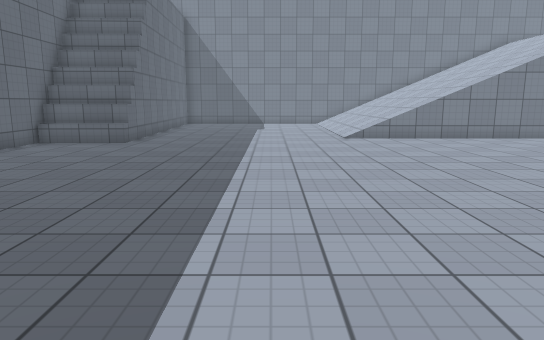
View 1 (above)

16 first-person views from a walk through a scene from a Unity 3-D project. The camera is 1.4 m above the floor, tilts 10° down and sees 70° across. The floor is counted in squares, 1 m on a side. Each view is taken from the middle of a square. On the plan, view 1 faces up. The plan holds only what a view shows up to about 16 squares ahead; the rest is blank. The player is left out. Surface patterns are stand-ins for the level's own textures.

View 2
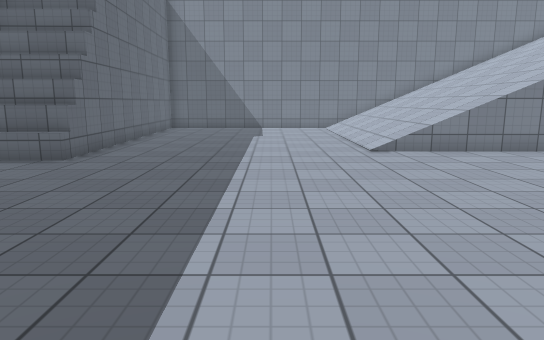

View 3
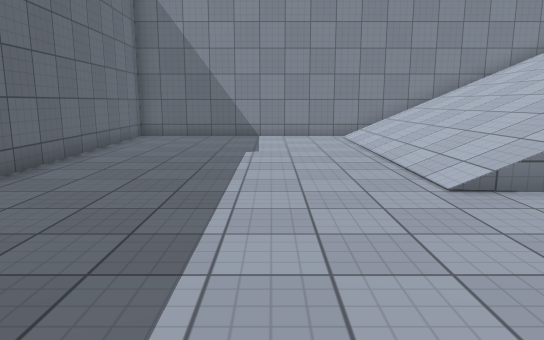

View 4
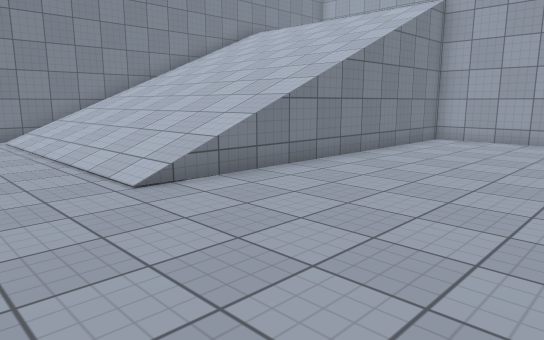

View 5
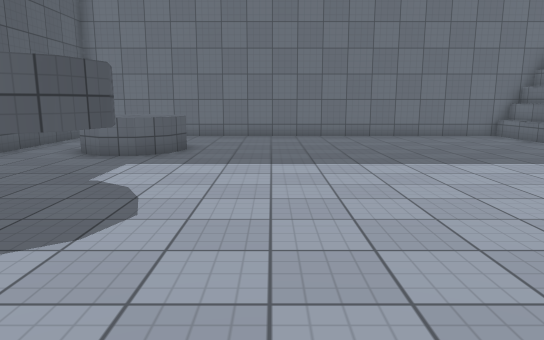

View 6
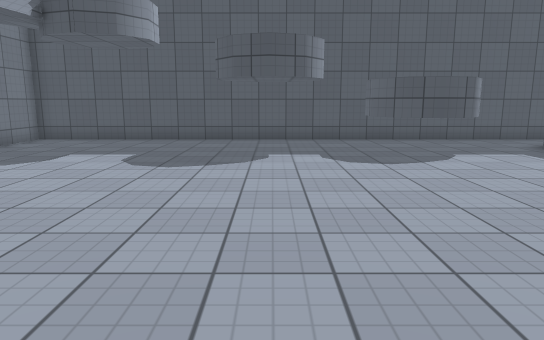

View 7
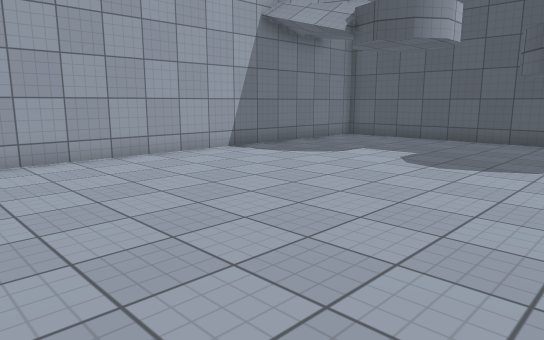

View 8
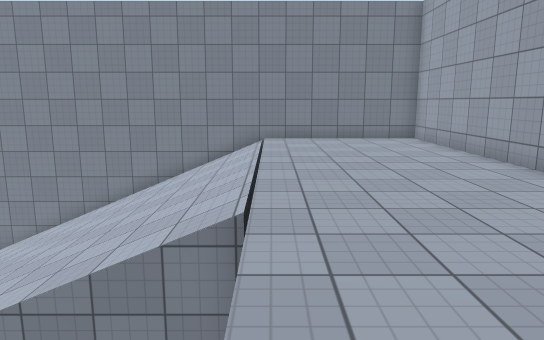

View 9
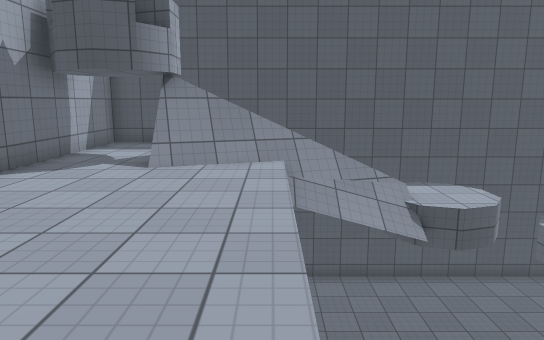

View 10
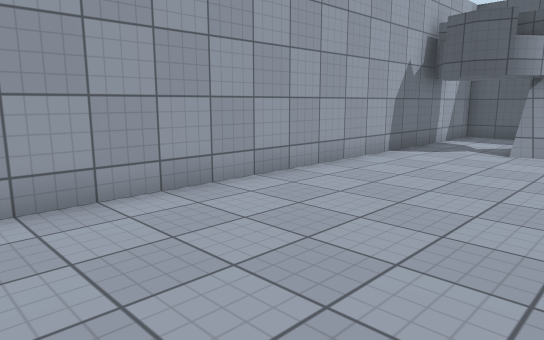

View 11
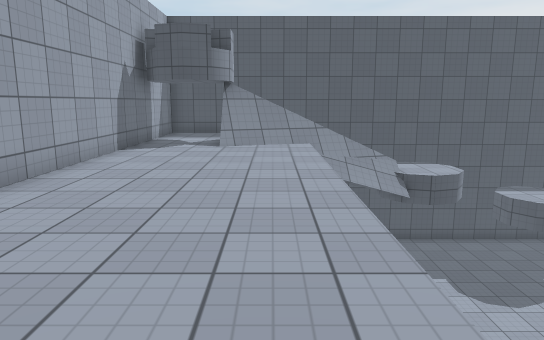

View 12
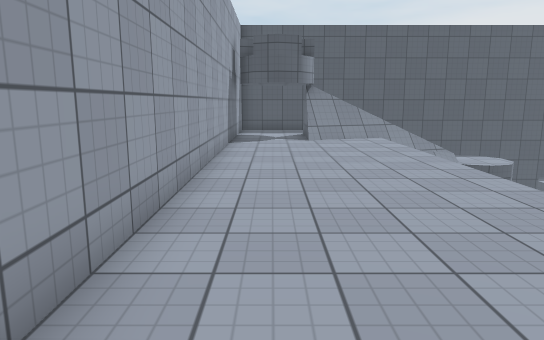

View 13
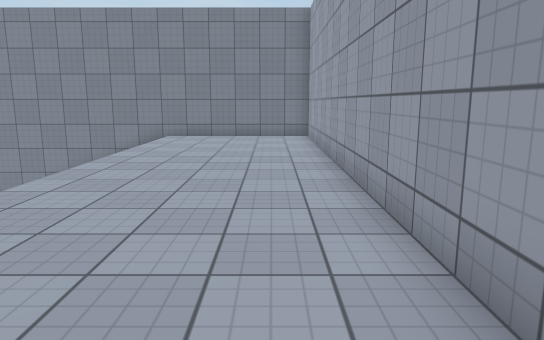

View 14
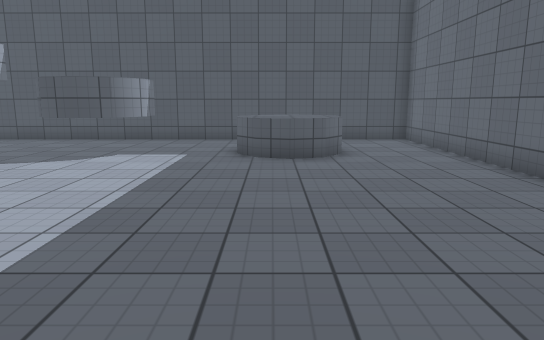

View 15
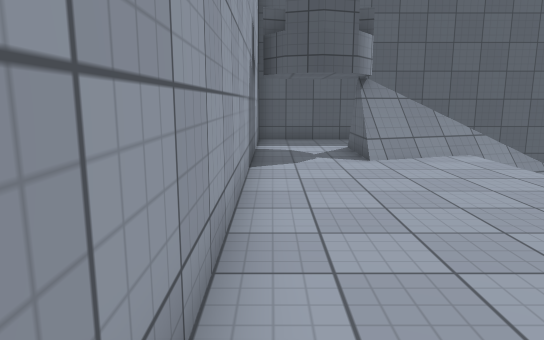

View 16
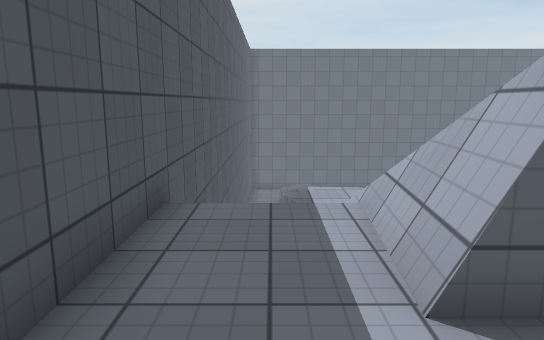

### Floor plan
Key: @ floor where view 1 was taken; # wall or solid block; . main floor; : floor 5 m higher than the main floor; / step, stairs or slope; = window, fence, low wall or low ledge; ^ raised ledge.
Columns run from 8 left of view 1 to 21 right of it. Each row starts with its distance up from view 1.
 25    ###########################
 24    #.......////////////::::::#
 23    #.......////////////::::::#
 22    #.......////////////::::::#
 21    #.......////////////::::::#
 20    #.......////////////::::::#
 19    #.......////////////::::::#
 18    #.......////////////::::::#
 17    #.......////////////::::::#
 16    #.......////////////::::::#
 15    #.......////////////::::::#
 14 ##^^...................::::::#
 13 #^^=...................::::::#
 12 #......................::::::#
 11 #..................... ::::::#
 10 #..................... ::::::#
  9 #......................::::::#
  8 #......................::::::#
  7 #......................::::::#
  6 #......................::::::#
  5 #......................::::::#
  4 #......................::::::#
  3 #......................::::::#
  2 #......................::::::#
  1 #...^^...###...........#=#=::#
  0 #..^^^^.@###...........####::#
 -1 #...^^...###...........#==:::#
 -2 #......................::::::#
 -3 #......................::::::#
 -4 ##############################

Where each view was taken, in squares from view 1:
view 1: 0 up, 0 right, facing up
view 2: 4 up, 0 right, facing up
view 3: 9 up, 0 right, facing up
view 4: 9 up, 0 right, facing up-right
view 5: 4 up, 8 right, facing left
view 6: 11 up, 6 right, facing down
view 7: 11 up, 5 right, facing down-right
view 8: 10 up, 15 right, facing up
view 9: 10 up, 15 right, facing down
view 10: 13 up, 15 right, facing down-right
view 11: 14 up, 16 right, facing down
view 12: 16 up, 19 right, facing down
view 13: 9 up, 19 right, facing up
view 14: 11 up, 3 left, facing down
view 15: 11 up, 20 right, facing down
view 16: 2 down, 20 right, facing left
